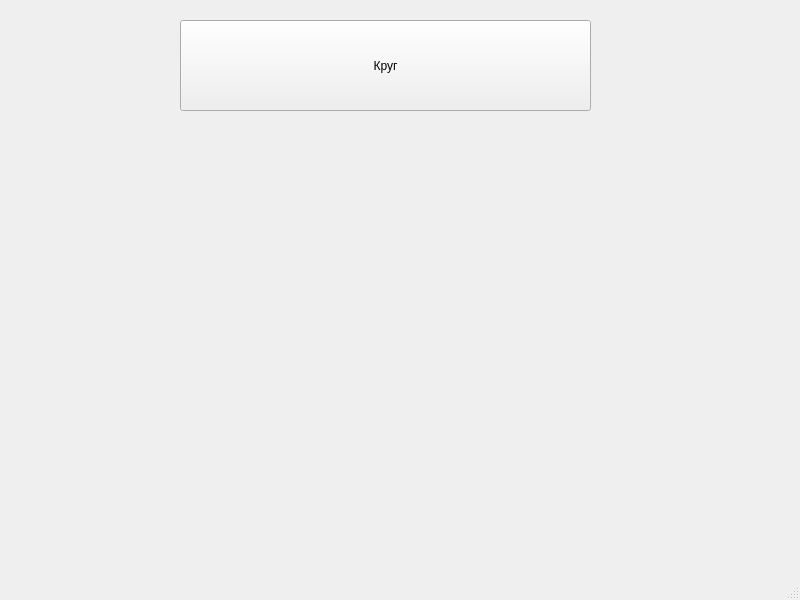
<?xml version="1.0" encoding="UTF-8"?>
<ui version="4.0">
 <class>MainWindow</class>
 <widget class="QMainWindow" name="MainWindow">
  <property name="geometry">
   <rect>
    <x>0</x>
    <y>0</y>
    <width>800</width>
    <height>600</height>
   </rect>
  </property>
  <property name="windowTitle">
   <string>MainWindow</string>
  </property>
  <widget class="QWidget" name="centralwidget">
   <widget class="QPushButton" name="pushButton">
    <property name="geometry">
     <rect>
      <x>180</x>
      <y>20</y>
      <width>411</width>
      <height>91</height>
     </rect>
    </property>
    <property name="text">
     <string>Круг</string>
    </property>
   </widget>
  </widget>
  <widget class="QMenuBar" name="menubar">
   <property name="geometry">
    <rect>
     <x>0</x>
     <y>0</y>
     <width>800</width>
     <height>24</height>
    </rect>
   </property>
  </widget>
  <widget class="QStatusBar" name="statusbar"/>
 </widget>
 <resources/>
 <connections/>
</ui>
